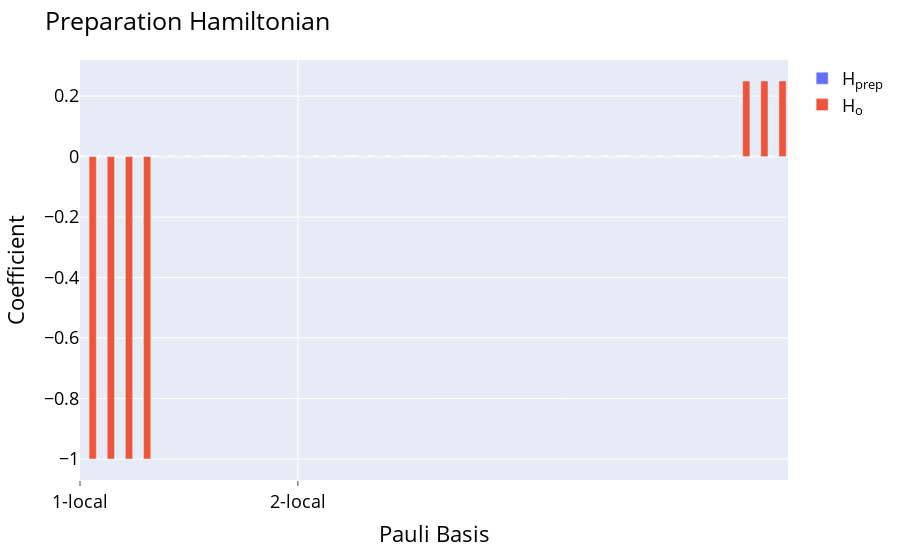

Notebook code for this chart:
### Code cell
result = get_results("../saved_simulations/turbo/allcontrols4isingRZRXRZ")[0]
preparation(result,-1,False).show()
display(result.state_ansatz(-1).draw(output="mpl"))

### Figure 1 — Plotly figure (JSON) as saved in the notebook; plotly's stock layout.template omitted (floating-point values rounded to 4 significant figures)
{"data": [{"alignmentgroup": "True", "hovertemplate": "<b>%{hovertext}</b><br><br>variable=H<sub>prep<br>Pauli Basis=%{x}<br>value=%{y}<extra></extra>", "hovertext": ["XIII", "IXII", "IIXI", "IIIX", "YIII", "IYII", "IIYI", "IIIY", "ZIII", "IZII", "IIZI", "IIIZ", "XXII", "IXXI", "IIXX", "XYII", "IXYI", "IIXY", "XZII", "IXZI", "IIXZ", "YXII", "IYXI", "IIYX", "YYII", "IYYI", "IIYY", "YZII", "IYZI", "IIYZ", "ZXII", "IZXI", "IIZX", "ZYII", "IZYI", "IIZY", "ZZII", "IZZI", "IIZZ"], "legendgroup": "H<sub>prep", "marker": {"color": "#636efa", "pattern": {"shape": ""}}, "name": "H<sub>prep", "offsetgroup": "H<sub>prep", "orientation": "v", "showlegend": true, "textposition": "auto", "type": "bar", "x": [0, 1, 2, 3, 4, 5, 6, 7, 8, 9, 10, 11, 12, 13, 14, 15, 16, 17, 18, 19, 20, 21, 22, 23, 24, 25, 26, 27, 28, 29, 30, 31, 32, 33, 34, 35, 36, 37, 38], "xaxis": "x", "y": [0, 0, 0, 0, 0, 0, 0, 0, 0, 0, 0, 0, 0, 0, 0, 0, 0, 0, 0, 0, 0, 0, 0, 0, 0, 0, 0, 0, 0, 0, 0, 0, 0, 0, 0, 0, 0, 0, 0], "yaxis": "y"}, {"alignmentgroup": "True", "hovertemplate": "<b>%{hovertext}</b><br><br>variable=H<sub>o<br>Pauli Basis=%{x}<br>value=%{y}<extra></extra>", "hovertext": ["XIII", "IXII", "IIXI", "IIIX", "YIII", "IYII", "IIYI", "IIIY", "ZIII", "IZII", "IIZI", "IIIZ", "XXII", "IXXI", "IIXX", "XYII", "IXYI", "IIXY", "XZII", "IXZI", "IIXZ", "YXII", "IYXI", "IIYX", "YYII", "IYYI", "IIYY", "YZII", "IYZI", "IIYZ", "ZXII", "IZXI", "IIZX", "ZYII", "IZYI", "IIZY", "ZZII", "IZZI", "IIZZ"], "legendgroup": "H<sub>o", "marker": {"color": "#EF553B", "pattern": {"shape": ""}}, "name": "H<sub>o", "offsetgroup": "H<sub>o", "orientation": "v", "showlegend": true, "textposition": "auto", "type": "bar", "x": [0, 1, 2, 3, 4, 5, 6, 7, 8, 9, 10, 11, 12, 13, 14, 15, 16, 17, 18, 19, 20, 21, 22, 23, 24, 25, 26, 27, 28, 29, 30, 31, 32, 33, 34, 35, 36, 37, 38], "xaxis": "x", "y": [-1, -1, -1, -1, 0, 0, 0, 0, 0, 0, 0, 0, 0, 0, 0, 0, 0, 0, 0, 0, 0, 0, 0, 0, 0, 0, 0, 0, 0, 0, 0, 0, 0, 0, 0, 0, 0.25, 0.25, 0.25], "yaxis": "y"}], "layout": {"barmode": "group", "font": {"color": "black", "size": 18}, "legend": {"title": {"text": ""}, "tracegroupgap": 0}, "margin": {"t": 60}, "title": {"text": "Preparation Hamiltonian"}, "xaxis": {"anchor": "y", "domain": [0, 1], "showgrid": true, "ticklen": 5, "ticks": "outside", "ticktext": ["1-local", "2-local"], "tickvals": [-0.5, 11.5], "title": {"text": "Pauli Basis"}}, "yaxis": {"anchor": "x", "domain": [0, 1], "title": {"text": "Coefficient"}}}}
